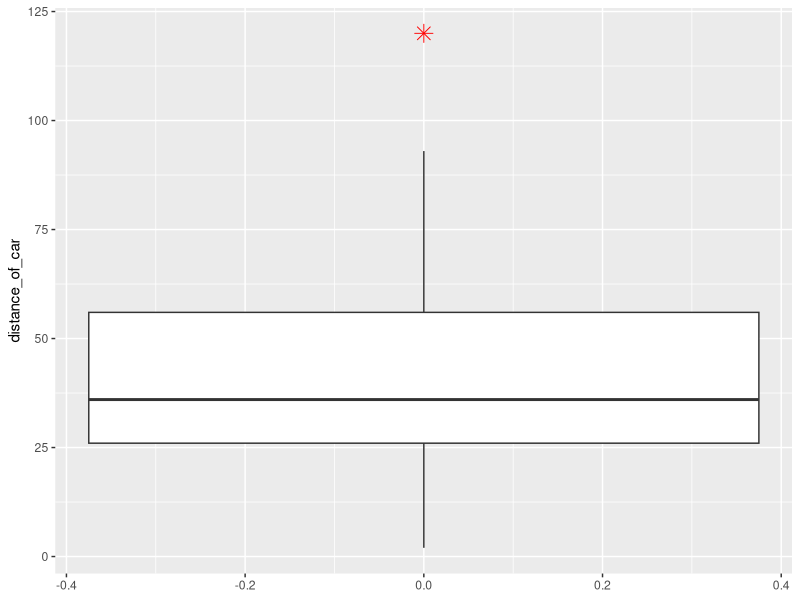
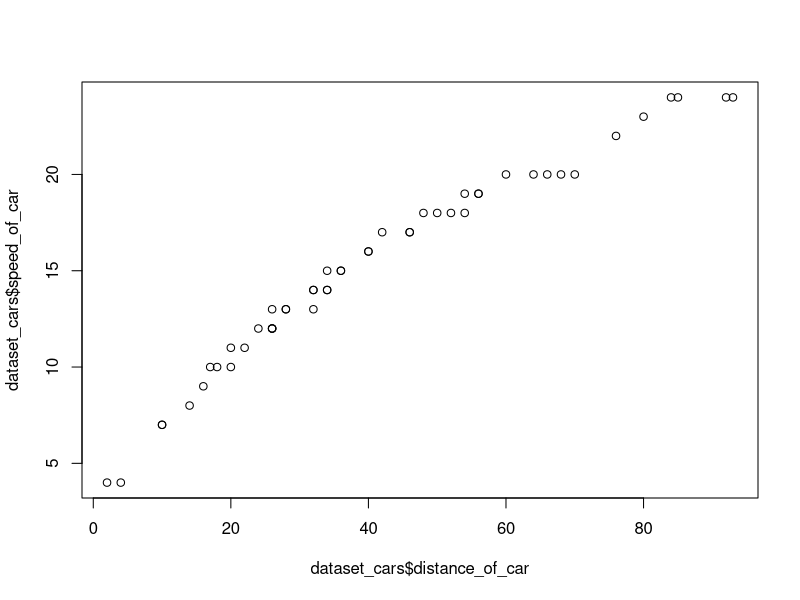
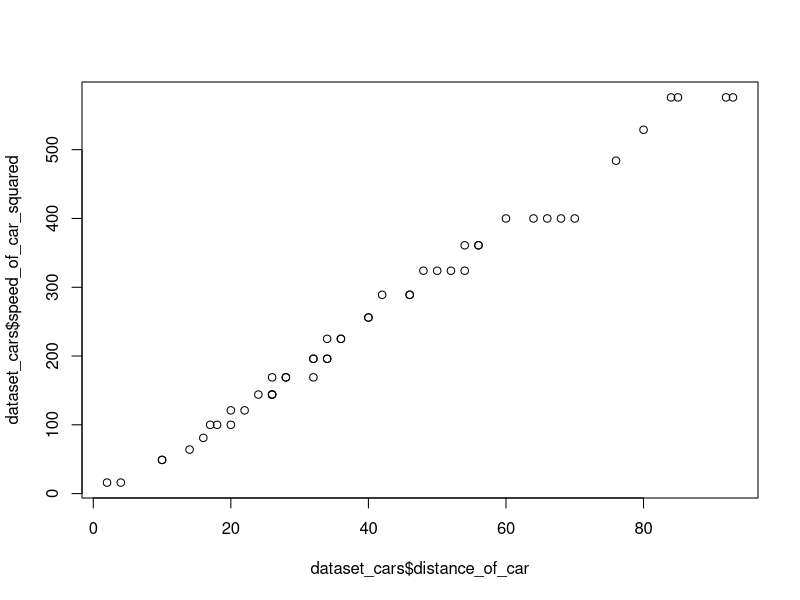
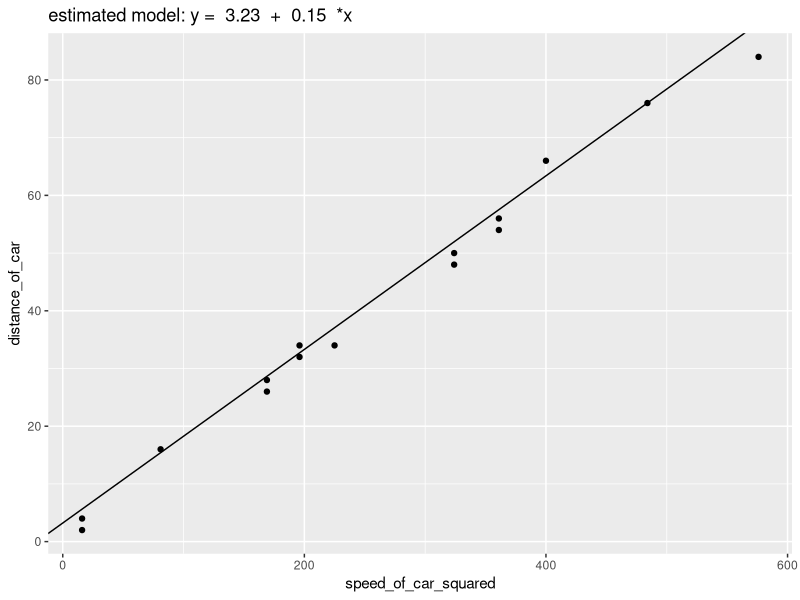
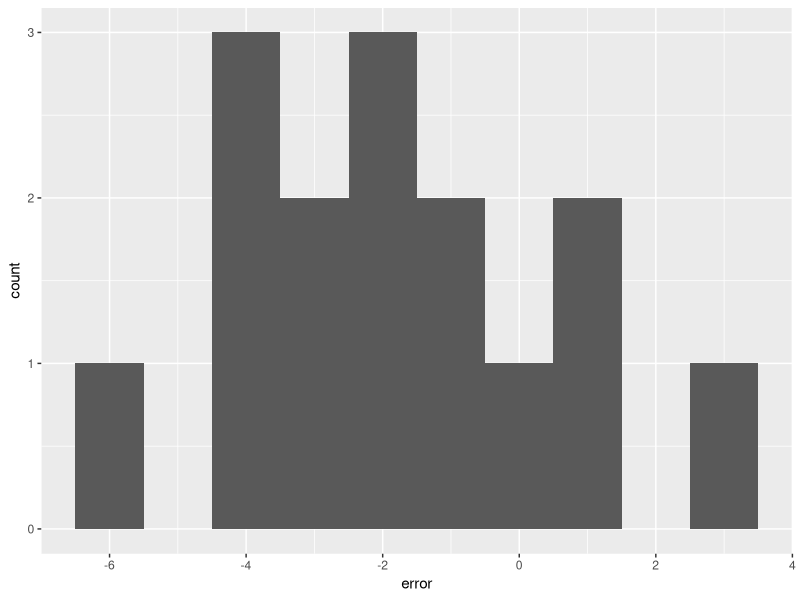

Source code (R) for these figures, in order:
## ---- chunk 1
knitr::opts_chunk$set(echo = TRUE)
## ---- chunk 2
#Import all used libraries
library(readr)
library(ggplot2)

#Import dataset_cars and rename the variables
dataset_cars <- read.csv('./R Tutorial Data Sets/cars.csv', header = TRUE)
names(dataset_cars) <- c("name_of_car", "speed_of_car", "distance_of_car")
## ---- chunk 3
knitr::kable(dataset_cars[1:5,], align = "c")
## ---- chunk 4
summary_cars <- summary(dataset_cars)
knitr::kable(summary_cars, align = "c")
## ---- chunk 5
ggplot(dataset_cars, aes(y = distance_of_car)) + geom_boxplot(outlier.colour="red", outlier.shape=8, outlier.size=4)
## ---- chunk 6
quantile <- quantile(dataset_cars$distance_of_car)
knitr::kable(quantile, align="c")
## ---- chunk 7
outliers <- boxplot(dataset_cars$distance_of_car, plot=FALSE)$out
outliers_instance <- dataset_cars[which(dataset_cars$distance_of_car %in% outliers), ]
knitr::kable(outliers_instance, align="c")
## ---- chunk 8
dataset_cars <- dataset_cars[-which(dataset_cars$distance_of_car %in% outliers),]
## ---- chunk 9
plot(dataset_cars$distance_of_car, dataset_cars$speed_of_car)
## ---- chunk 10
dataset_cars$speed_of_car_squared <- dataset_cars$speed_of_car*dataset_cars$speed_of_car
## ---- chunk 11
plot(dataset_cars$distance_of_car, dataset_cars$speed_of_car_squared)
## ---- chunk 12

set.seed(123)

#Create training set and test set by using a 70/30 split 
train_size <- round(nrow(dataset_cars)*0.70)
test_size <- nrow(dataset_cars) - train_size
training_indices <- sample(seq_len(nrow(dataset_cars)), size = train_size)
training_set <- dataset_cars[training_indices,]
test_set <- dataset_cars[-training_indices,]

#Fit Linear model
lm_model1 <- lm(distance_of_car~ speed_of_car_squared, training_set)
summary_model1 <- summary(lm_model1)
print(summary_model1)

#Store coefficients and equation of final model
lm_model1_coef <- coefficients(lm_model1)
lm_model1_intercept <- lm_model1_coef[1]
lm_model1_coef1 <- intercept <- lm_model1_coef[2]
lm_model1_eq <- paste("estimated model: y = ", round(lm_model1_intercept, 2), " + ", round(lm_model1_coef1, 2), " *x" )
## ---- chunk 13
#Make predictions on test set
lm_model1_test <- lm(distance_of_car~ speed_of_car_squared, test_set)
output_lm_model1_test <- summary(lm_model1_test)
print(output_lm_model1_test)
predictions_model1 <- predict(lm_model1, test_set)

#Add predictions and prediction error to dataframe test data and plot predictions against real values
test_set$prediction <- predictions_model1
test_set$error <- test_set$distance_of_car - predictions_model1
test_set$relative_error <- paste(round(((abs(test_set$error) / test_set$distance_of_car)*100), digits = 2), "%")
print(test_set)
MRE <- round(mean((abs(test_set$error) / test_set$distance_of_car)*100), 2)
ggplot(test_set, aes(x = speed_of_car_squared, y = distance_of_car)) + geom_point() + geom_abline(intercept = lm_model1_intercept, slope = lm_model1_coef1) + ggtitle(lm_model1_eq)
## ---- chunk 14
ggplot(test_set, aes(error)) + geom_histogram(binwidth = 1)
